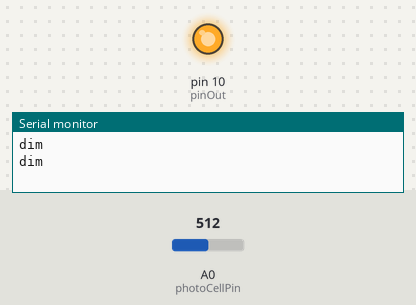
Recording of a sketch running on a simulated Arduino Uno, built with avr-gcc and run on an emulated ATmega328P. On the bench: output pins drawn as LEDs (lit = HIGH), the last lines printed to the serial monitor. The inputs (shaded band) are chosen by the test bench; at power-on: A0 (photoCellPin) = 512.

Above: at 10.8 s.
10.9 s: A0 (photoCellPin) set to 545
At 21.2 s:
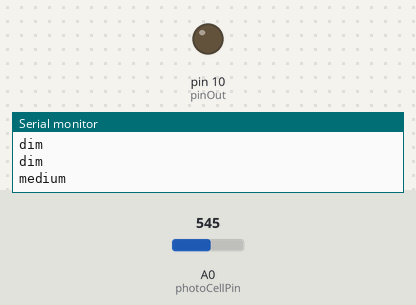
21.5 s: A0 (photoCellPin) set to 511
At 30.3 s:
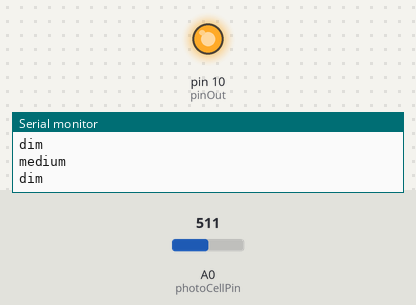
31.5 s: A0 (photoCellPin) set to 716
At 40.3 s:
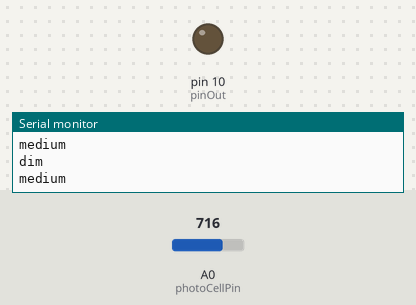
Timing chart, 0 to 41.8 s (numbered marks = the images above; inputs shaded):
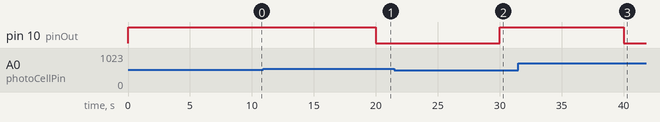

The sketch:

sketch.ino
```cpp
const int sensorMin = 0;
const int sensorMax = 800;

int photoCellPin = A0;

int pinOut = 10;

void setup() {
  Serial.begin(9600);
  pinMode(10, OUTPUT);

}

void loop() {
  int analogValue;
  int range;

  analogValue = analogRead(photoCellPin);
  range = map(analogValue, sensorMin, sensorMax, 0, 3);

  switch (range)
  {
   case 0:
    Serial.println("dark");
    digitalWrite(pinOut, HIGH);
    break;
   case 1:
    Serial.println("dim");
    digitalWrite(pinOut, HIGH);
    break;
   case 2:
    Serial.println("medium");
    digitalWrite(pinOut, LOW);
    break;
   case 3:
    Serial.println("bright");
    digitalWrite(pinOut, LOW);
    break;
  }
  // Delay 10 seconds is kind of pointless, sensor reads dark then lights the lamp for 10s, lamp turns off, sensor sees dark turns lamp on
  // This would be better as a bluetooth switch or time based like 8pm to 11pm turn on lamp else keep off
  delay(10000);
}
```

Measured:
- the behaviour switches between 533 and 534 on A0 (photoCellPin) (found by bisection; images 0 and 1)
- after the input at 10.9 s, pin 10 (pinOut): HIGH → LOW after 9.1 s
- after the input at 21.5 s, pin 10 (pinOut): LOW → HIGH after 8.5 s
- after the input at 31.5 s, pin 10 (pinOut): HIGH → LOW after 8.5 s
